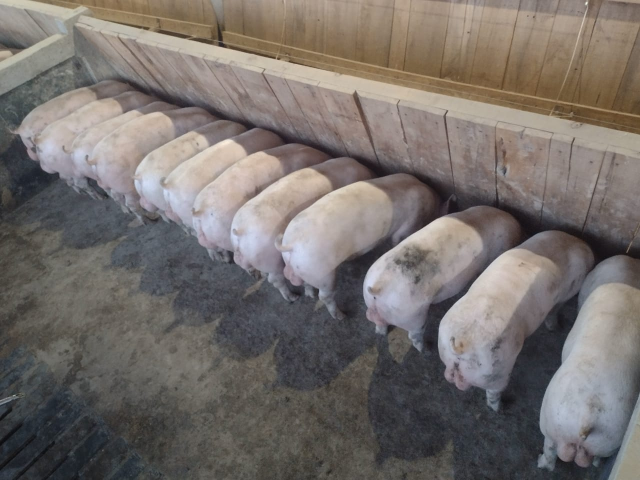
#> input picture images/animals/pigs03.jpeg, 1280 x 960 px (shown at 1/2 size)
$ python Perspective2.py
#> lines starting #> are read from the running program, lines starting #| are printed output that depends on the picture
import cv2
import numpy as np

imagemOriginal = cv2.imread("images/animals/pigs03.jpeg")
#> imagemOriginal is the input picture: shape (960, 1280, 3); mean B, G, R 107.3, 110.9, 117.4

pontosIniciais = np.float32([[203, 137], [1211, 495], [5, 255], [1015, 875]])
pontosFinais = np.float32([[0, 0], [1000, 0], [0, 300], [1000, 300]])

matriz = cv2.getPerspectiveTransform(pontosIniciais, pontosFinais)

imagemModificada = cv2.warpPerspective(imagemOriginal, matriz, (1000, 300))
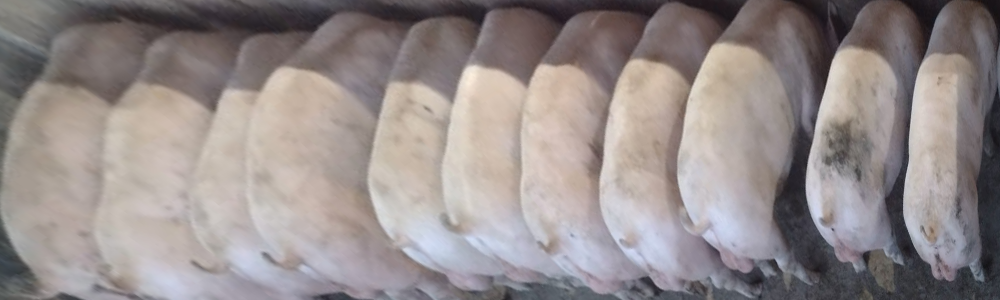
#> imagemModificada: shape (300, 1000, 3); mean B, G, R 139.5, 140.3, 149

cv2.imshow("Original", imagemOriginal)
cv2.imshow("Modificada", imagemModificada)

cv2.waitKey(0)
cv2.destroyAllWindows()

$ run again, with images/animals/pigs01.jpeg copied over images/animals/pigs03.jpeg
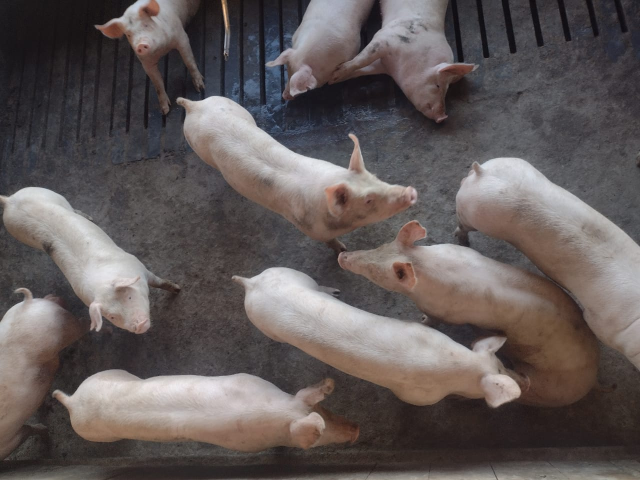
#> input picture images/animals/pigs01.jpeg, 1280 x 960 px (shown at 1/2 size)
#> imagemOriginal is the input picture: shape (960, 1280, 3); mean B, G, R 89.2, 89.8, 97.6
#> `imagemModificada = cv2.warpPerspective(imagemOriginal, matriz, (1000, ..`:
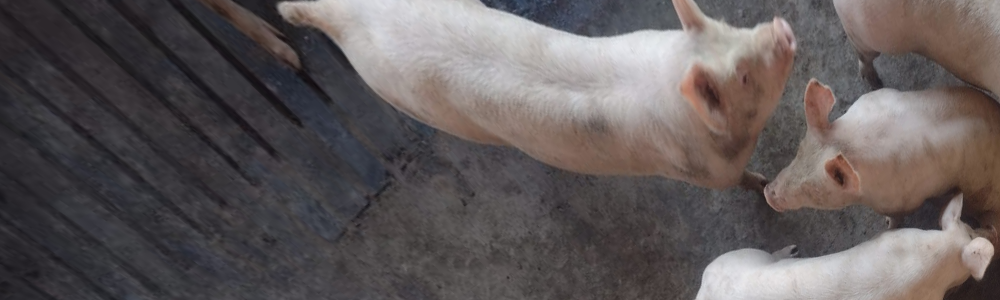
#> imagemModificada: shape (300, 1000, 3); mean B, G, R 90.3, 89.9, 96.7

$ run again, with images/animals/pigs02.jpeg copied over images/animals/pigs03.jpeg
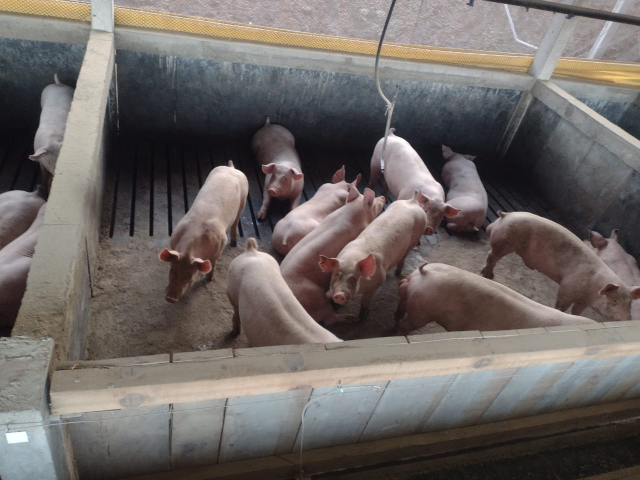
#> input picture images/animals/pigs02.jpeg, 1280 x 960 px (shown at 1/2 size)
#> imagemOriginal is the input picture: shape (960, 1280, 3); mean B, G, R 101.1, 103.8, 110
#> `imagemModificada = cv2.warpPerspective(imagemOriginal, matriz, (1000, ..`:
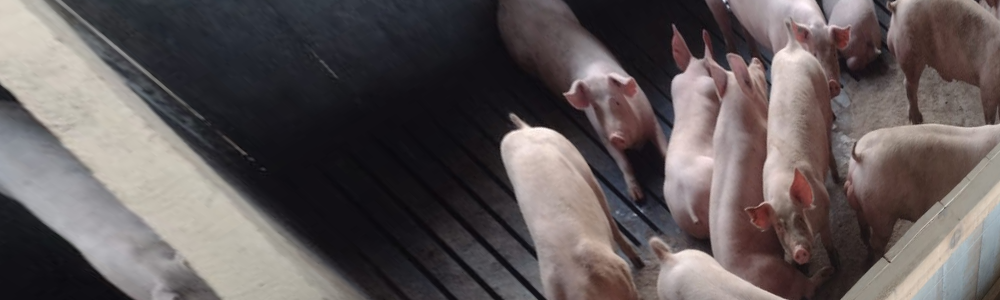
#> imagemModificada: shape (300, 1000, 3); mean B, G, R 88.3, 88.1, 95.9

$ run again, with images/animals/pigs04.jpeg copied over images/animals/pigs03.jpeg
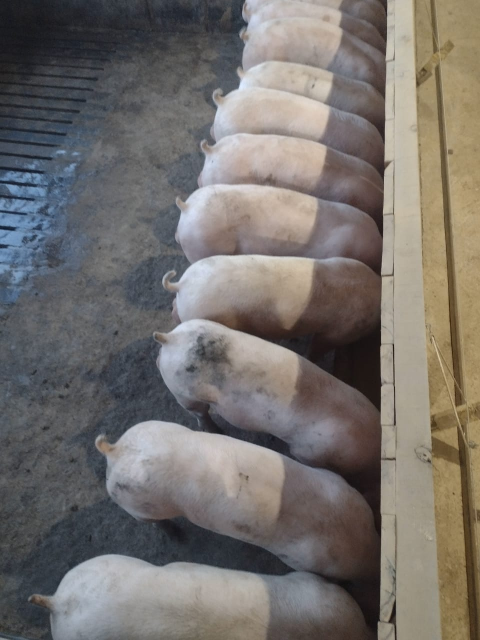
#> input picture images/animals/pigs04.jpeg, 960 x 1280 px (shown at 1/2 size)
#> imagemOriginal is the input picture: shape (1280, 960, 3); mean B, G, R 108.4, 112.1, 116.8
#> `imagemModificada = cv2.warpPerspective(imagemOriginal, matriz, (1000, ..`:
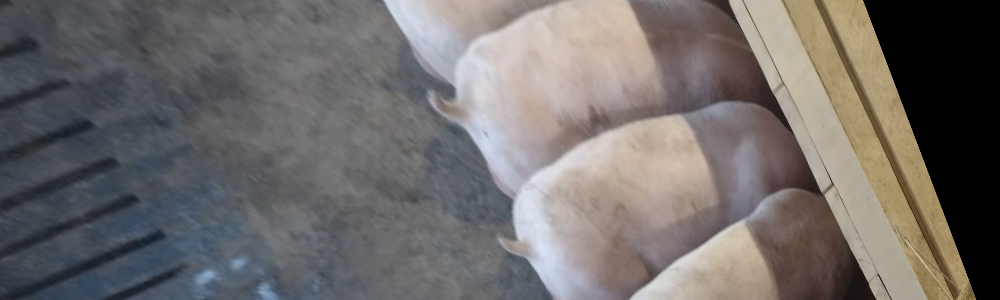
#> imagemModificada: shape (300, 1000, 3); mean B, G, R 106.8, 108.6, 112.3
